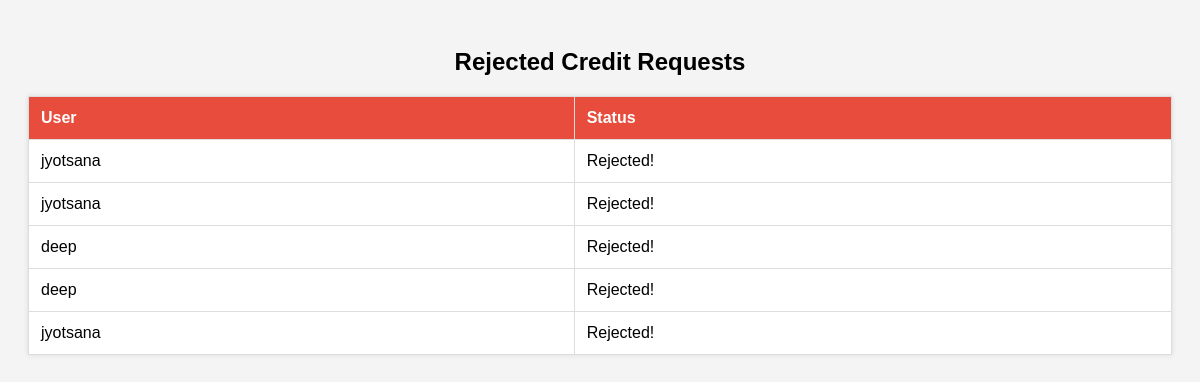
/rejected-requests/ (signed in), run on the app's committed database.
### hack_app/models.py (models this page shows, shortened)
class RejectedCreditRequest(models.Model):
    user = models.ForeignKey(User, on_delete=models.CASCADE)
    rejected_at = models.DateTimeField(auto_now_add=True)

### hack_app/views.py (the view)
# urls.py: path('rejected-requests/', views.rejected_requests_view, name='rejected_requests'),
@user_passes_test(lambda u: u.is_staff)
def rejected_requests_view(request):
    rejected_requests = RejectedCreditRequest.objects.select_related('user').order_by('-rejected_at')
    return render(request, 'rejected_requests.html', {
        'rejected_requests': rejected_requests
    })

### templates/rejected_requests.html (shortened to what this page needs)
<!DOCTYPE html>
<html lang="en">
<head>
</head>
<body>
    <h2>Rejected Credit Requests</h2>
    {% if rejected_requests %}
    <table>
        <thead>
            <tr>
                <th>User</th>
                <th>Status</th>
            </tr>
        </thead>
        <tbody>
            {% for req in rejected_requests %}
            <tr>
                <td>{{ req.user.username }}</td>
                <td>Rejected!</td>
            </tr>
            {% endfor %}
        </tbody>
    </table>
    {% else %}
    <p>No rejected requests yet.</p>
    {% endif %}
</body>
</html>

### templates/rejected_requests.html (style rules this page uses)
body { font-family: Arial, sans-serif; background: #f4f4f4; padding: 20px; }
h2 { text-align: center; }
table { width: 100%; background: white; border-collapse: collapse; box-shadow: 0 0 5px rgba(0,0,0,0.1); }
th, td { padding: 12px; border: 1px solid #ddd; text-align: left; }
th { background: #e74c3c; color: white; }

### data on the page
RejectedCreditRequest: user.username "jyotsana"
RejectedCreditRequest: user.username "jyotsana"
RejectedCreditRequest: user.username "deep"
RejectedCreditRequest: user.username "deep"
RejectedCreditRequest: user.username "jyotsana"
